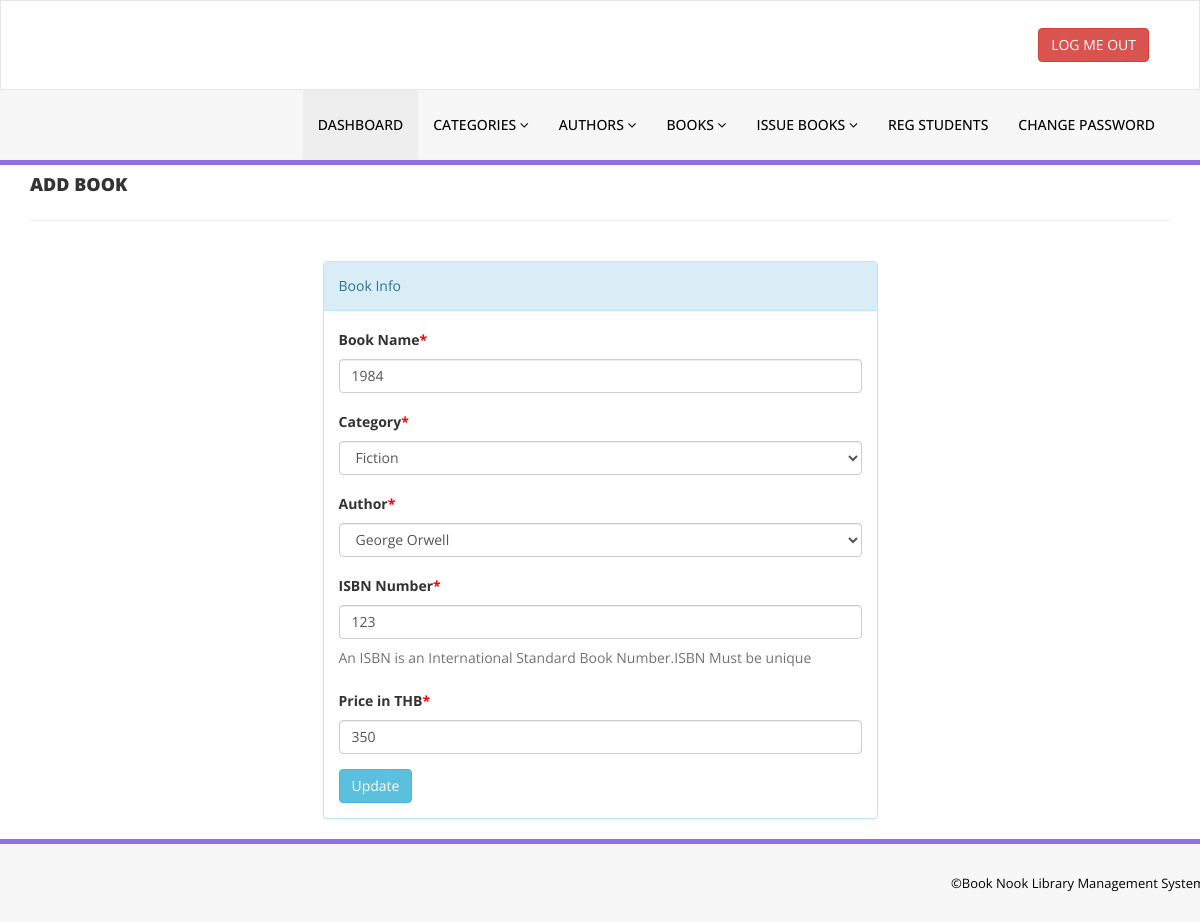
The page /library/admin/edit-book.php?bookid=12 (signed in) on the database its author committed.
### tables this page shows
CREATE TABLE `tblbooks` (
  `id` int(11) NOT NULL,
  `BookName` varchar(255) DEFAULT NULL,
  `CatId` int(11) DEFAULT NULL,
  `AuthorId` int(11) DEFAULT NULL,
  `ISBNNumber` int(11) DEFAULT NULL,
  `BookPrice` int(11) DEFAULT NULL,
  `RegDate` timestamp NULL DEFAULT current_timestamp(),
  `UpdationDate` timestamp NULL DEFAULT NULL ON UPDATE current_timestamp()
);

CREATE TABLE `tblcategory` (
  `id` int(11) NOT NULL,
  `CategoryName` varchar(150) DEFAULT NULL,
  `Status` int(1) DEFAULT NULL,
  `CreationDate` timestamp NULL DEFAULT current_timestamp(),
  `UpdationDate` timestamp NULL DEFAULT '0000-00-00 00:00:00' ON UPDATE current_timestamp()
);

CREATE TABLE `tblauthors` (
  `id` int(11) NOT NULL,
  `AuthorName` varchar(159) DEFAULT NULL,
  `creationDate` timestamp NULL DEFAULT current_timestamp(),
  `UpdationDate` timestamp NULL DEFAULT NULL ON UPDATE current_timestamp()
);

### library/admin/edit-book.php (the view, shortened to what this page needs)
<?php
include('includes/config.php');
if(strlen($_SESSION['alogin'])==0)
    {
header('location:index.php');
}
else{
?>
<!DOCTYPE html>
<html xmlns="http://www.w3.org/1999/xhtml">
<head>
    <link href="assets/css/bootstrap.css" rel="stylesheet" />
    <link href="assets/css/font-awesome.css" rel="stylesheet" />
    <link href="assets/css/style.css" rel="stylesheet" />
</head>
<body>
<?php include('includes/header.php');?>
    <div class="content-wra
    <div class="content-wrapper">
         <div class="container">
        <div class="row pad-botm">
            <div class="col-md-12">
                <h4 class="header-line">Add Book</h4>
                            </div>
</div>
<div class="row">
<div class="col-md-6 col-sm-6 col-xs-12 col-md-offset-3"">
<div class="panel panel-info">
<div class="panel-heading">
Book Info
</div>
<div class="panel-body">
<form role="form" method="post">
<?php
$bookid=intval($_GET['bookid']);
$sql = "SELECT tblbooks.BookName,tblcategory.CategoryName,tblcategory.id as cid,tblauthors.AuthorName,tblauthors.id as athrid,tblbooks.ISBNNumber,tblbooks.BookPrice,tblbooks.id as bookid from  tblbooks join tblcategory on tblcategory.id=tblbooks.CatId join tblauthors on tblauthors.id=tblbooks.AuthorId where tblbooks.id=:bookid";
$query = $dbh -> prepare($sql);
$query->bindParam(':bookid',$bookid,PDO::PARAM_STR);
$query->execute();
$results=$query->fetchAll(PDO::FETCH_OBJ);
if($query->rowCount() > 0)
{
foreach($results as $result)
{               ?>
<div class="form-group">
<label>Book Name<span style="color:red;">*</span></label>
<input class="form-control" type="text" name="bookname" value="<?php echo htmlentities($result->BookName);?>" required />
</div>
<div class="form-group">
<label> Category<span style="color:red;">*</span></label>
<select class="form-control" name="category" required="required">
<option value="<?php echo htmlentities($result->cid);?>"> <?php echo htmlentities($catname=$result->CategoryName);?></option>
</select>
</div>
<div class="form-group">
<label> Author<span style="color:red;">*</span></label>
<select class="form-control" name="author" required="required">
<option value="<?php echo htmlentities($result->athrid);?>"> <?php echo htmlentities($athrname=$result->AuthorName);?></option>
</select>
</div>
<div class="form-group">
<label>ISBN Number<span style="color:red;">*</span></label>
<input class="form-control" type="text" name="isbn" value="<?php echo htmlentities($result->ISBNNumber);?>"  required="required" />
<p class="help-block">An ISBN is an International Standard Book Number.ISBN Must be unique</p>
</div>
 <div class="form-group">
 <label>Price in THB<span style="color:red;">*</span></label>
 <input class="form-control" type="text" name="price" value="<?php echo htmlentities($result->BookPrice);?>"   required="required" />
 </div>
 <?php }} ?>
<button type="submit" name="update" class="btn btn-info">Update </button>
                                    </form>
                            </div>
                        </div>
                            </div>
        </div>
    </div>
    </div>
  <?php include('includes/footer.php');?>
</body>
</html>
<?php } ?>

### library/admin/assets/css/style.css (style rules this page uses)
.header-line { font-weight: 900; padding-bottom: 25px; border-bottom: 1px solid #eeeeee; text-transform: uppercase; }
.pad-botm { padding-bottom: 30px; }

### rows shown on the page
tblbooks: bookname "1984", category "Fiction", author "George Orwell", isbn "123", price "350"
